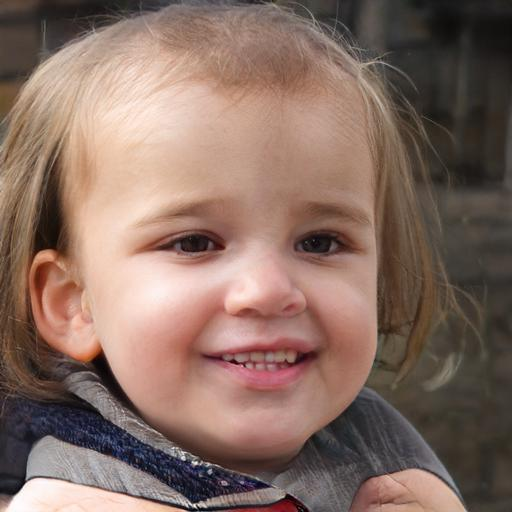
#> input picture photo/girl.jpg, 512 x 512 px, found by its file name
$ python splitmerge.py
#> lines starting #> are read from the running program, lines starting #| are printed output that depends on the picture
import cv2 as cv
import numpy as np


img =cv.imread('photo/girl.jpg')
#> img is the input picture: shape (512, 512, 3); mean B, G, R 98.6, 109.2, 134.6
cv.imshow('girl',img)

blank = np.zeros(img.shape[:2], dtype='uint8') #img.shape[:2] → (height, width)


b,g,r = cv.split(img)
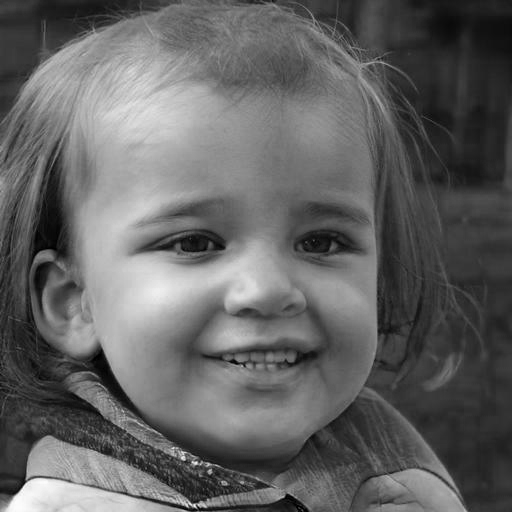
#> b: shape (512, 512); min 0, max 254, mean 98.6
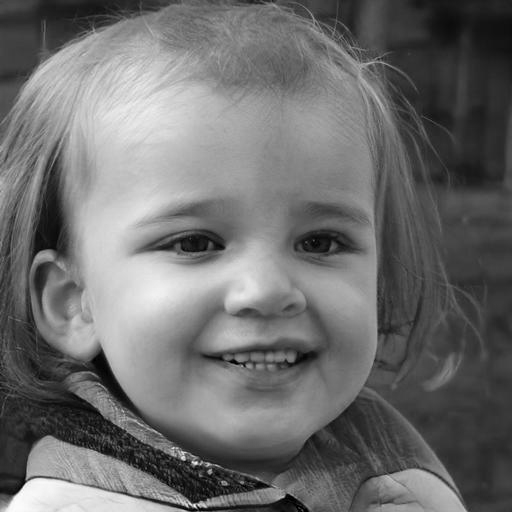
#> g: shape (512, 512); min 0, max 254, mean 109.2
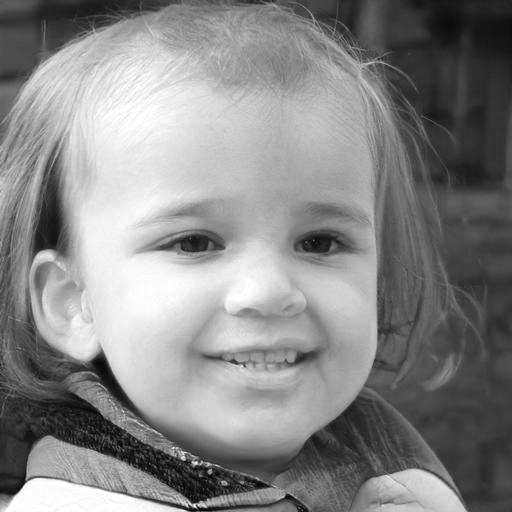
#> r: shape (512, 512); min 0, max 255, mean 134.6
#Rebuild images with ONE color channel
#cv.merge():
#Takes three single-channel images
#Combines them into a 3-channel color image
blue = cv.merge([b,blank,blank])
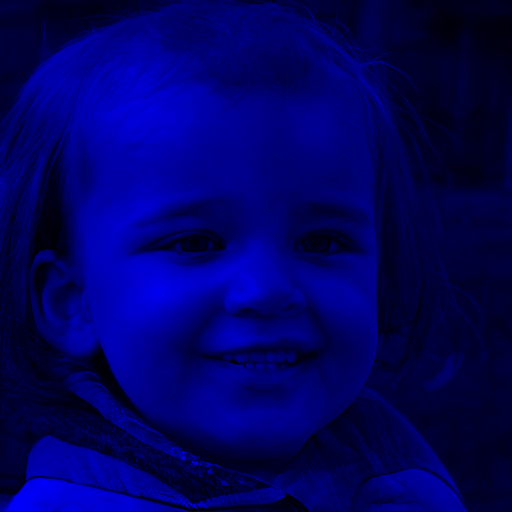
#> blue: shape (512, 512, 3); mean of channels 0, 1, 2 98.6, 0, 0; drawn as B, G, R
green = cv.merge([blank,g,blank])
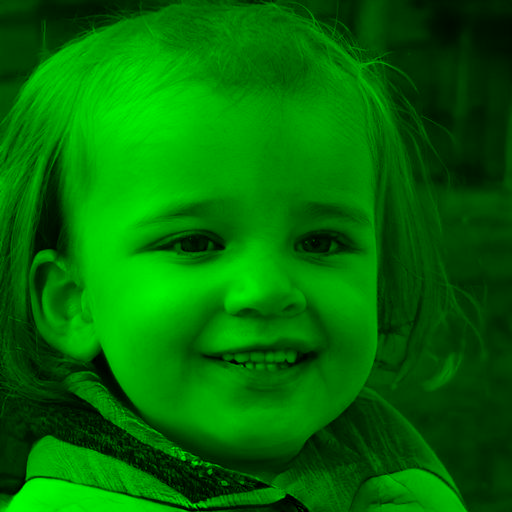
#> green: shape (512, 512, 3); mean of channels 0, 1, 2 0, 109.2, 0; drawn as B, G, R
red = cv.merge([blank,blank,r])
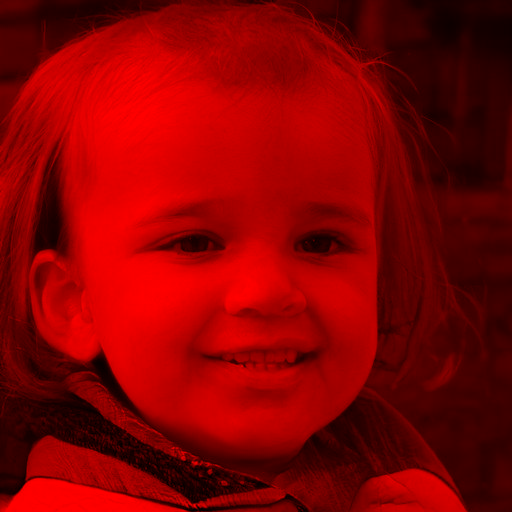
#> red: shape (512, 512, 3); mean of channels 0, 1, 2 0, 0, 134.6; drawn as B, G, R


cv.imshow('blue', blue) # display blue channel
cv.imshow('green', green)
cv.imshow('red', red)

print(img.shape) #(height, width, channels) channels =3 for BGR
#| (512, 512, 3)
print(b.shape)  # (height, width)
#| (512, 512)
print(g.shape)
#| (512, 512)
print(r.shape)
#| (512, 512)

merged = cv.merge([b,g,r])
cv.imshow('merged', merged)

cv.waitKey(0)

$ run again, with photo/1007.jpg copied over photo/girl.jpg
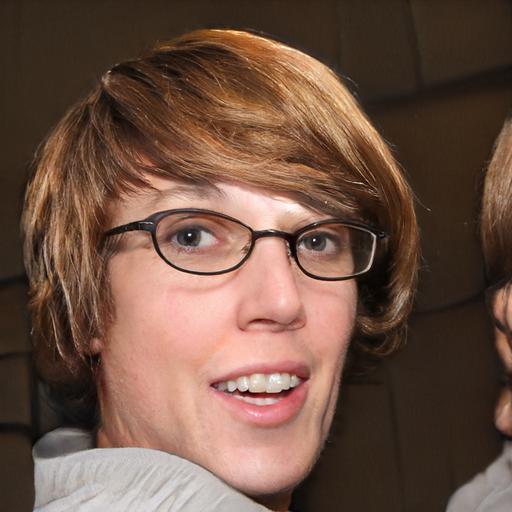
#> input picture photo/1007.jpg, 512 x 512 px, found by its file name
#> img is the input picture: shape (512, 512, 3); mean B, G, R 67.5, 81.9, 110.5
#> `green = cv.merge([blank,g,blank])`:
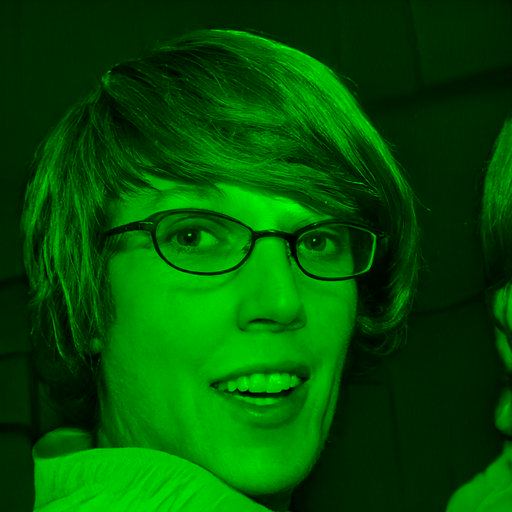
#> green: shape (512, 512, 3); mean of channels 0, 1, 2 0, 81.9, 0; drawn as B, G, R
#> `red = cv.merge([blank,blank,r])`:
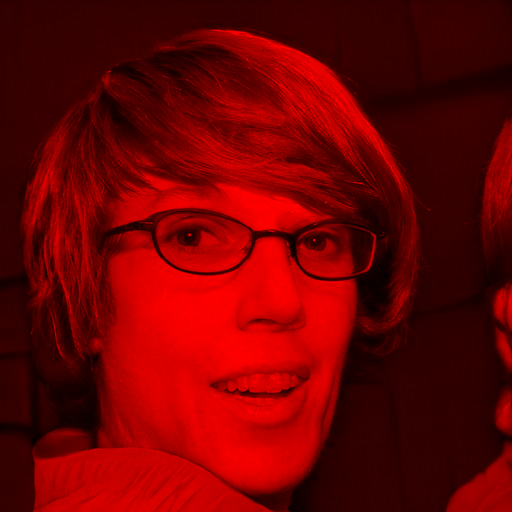
#> red: shape (512, 512, 3); mean of channels 0, 1, 2 0, 0, 110.5; drawn as B, G, R
#| (512, 512, 3)
#| (512, 512)
#| (512, 512)
#| (512, 512)

$ run again, with photo/big cat.jpg copied over photo/girl.jpg
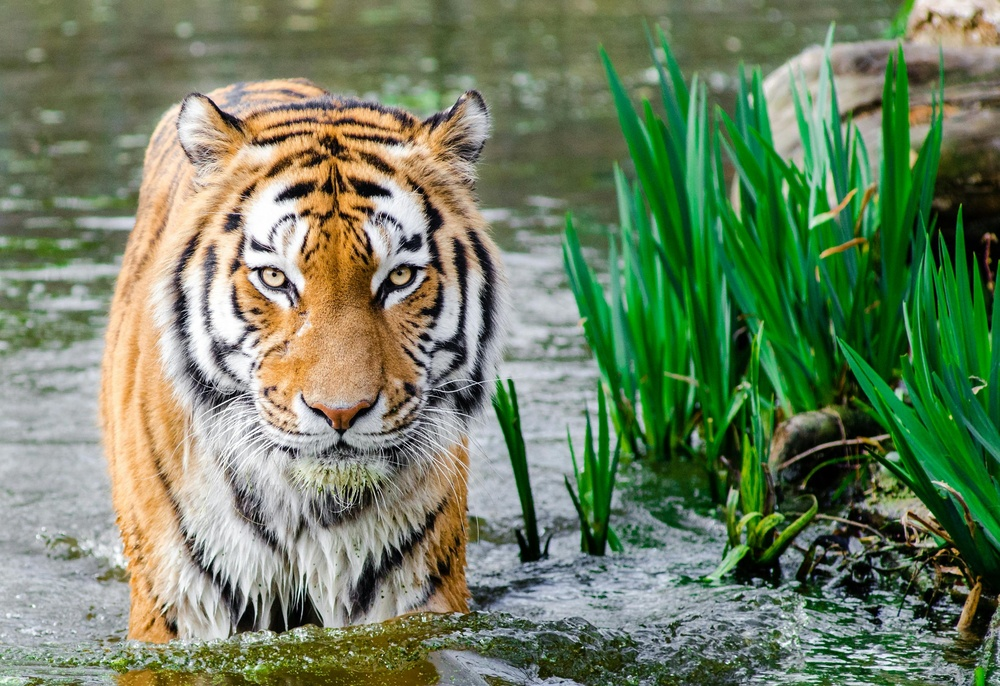
#> input picture photo/big cat.jpg, 1000 x 686 px, shrunk from 3230 x 2216 before the run, found by its file name
#> img is the input picture: shape (686, 1000, 3); mean B, G, R 97.7, 128.7, 110.9
#> `green = cv.merge([blank,g,blank])`:
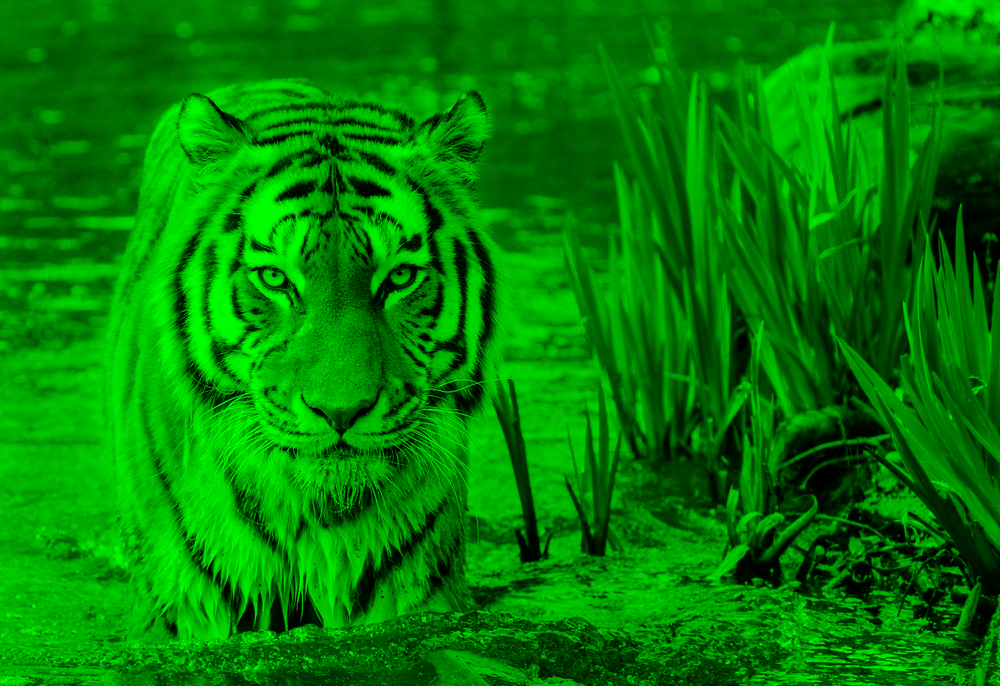
#> green: shape (686, 1000, 3); mean of channels 0, 1, 2 0, 128.7, 0; drawn as B, G, R
#> `red = cv.merge([blank,blank,r])`:
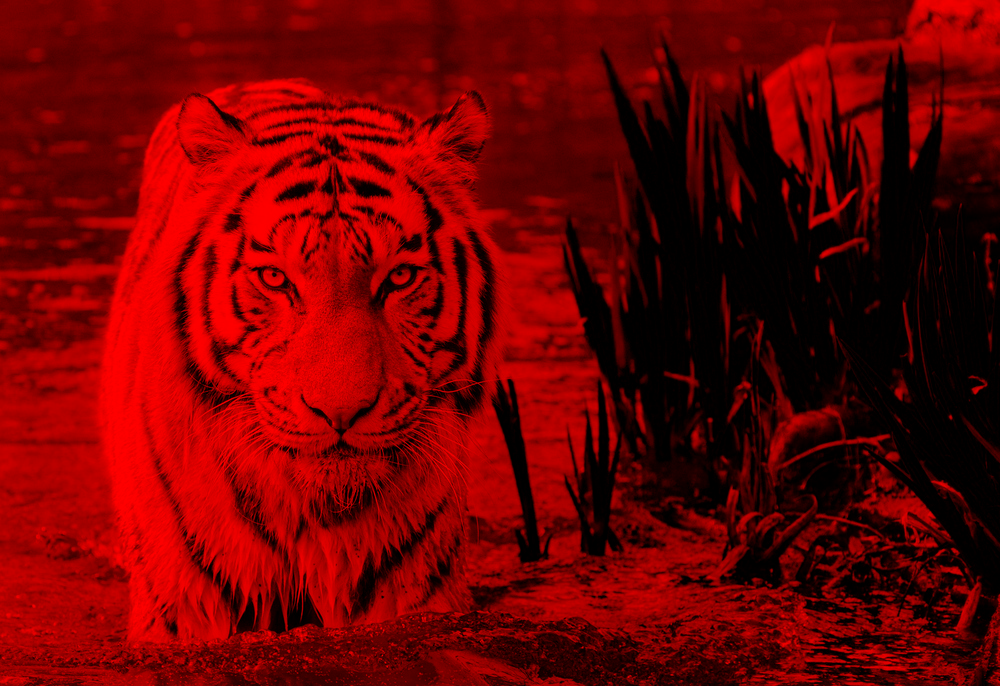
#> red: shape (686, 1000, 3); mean of channels 0, 1, 2 0, 0, 110.9; drawn as B, G, R
#| (686, 1000, 3)
#| (686, 1000)
#| (686, 1000)
#| (686, 1000)

$ run again, with photo/city.jpg copied over photo/girl.jpg
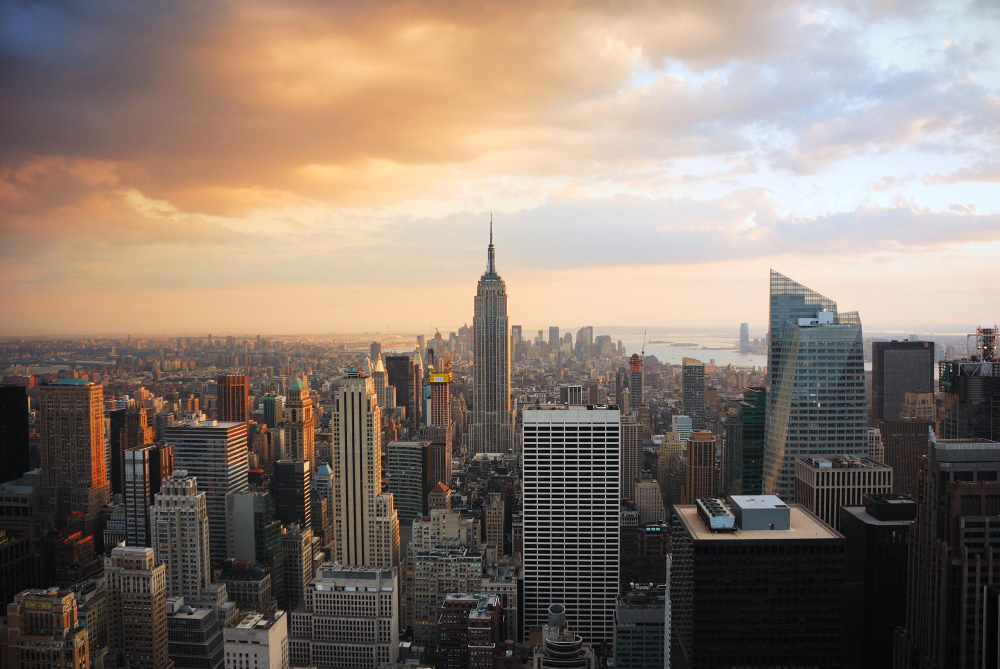
#> input picture photo/city.jpg, 1000 x 669 px, found by its file name
#> img is the input picture: shape (669, 1000, 3); mean B, G, R 112.8, 123.7, 138
#> `green = cv.merge([blank,g,blank])`:
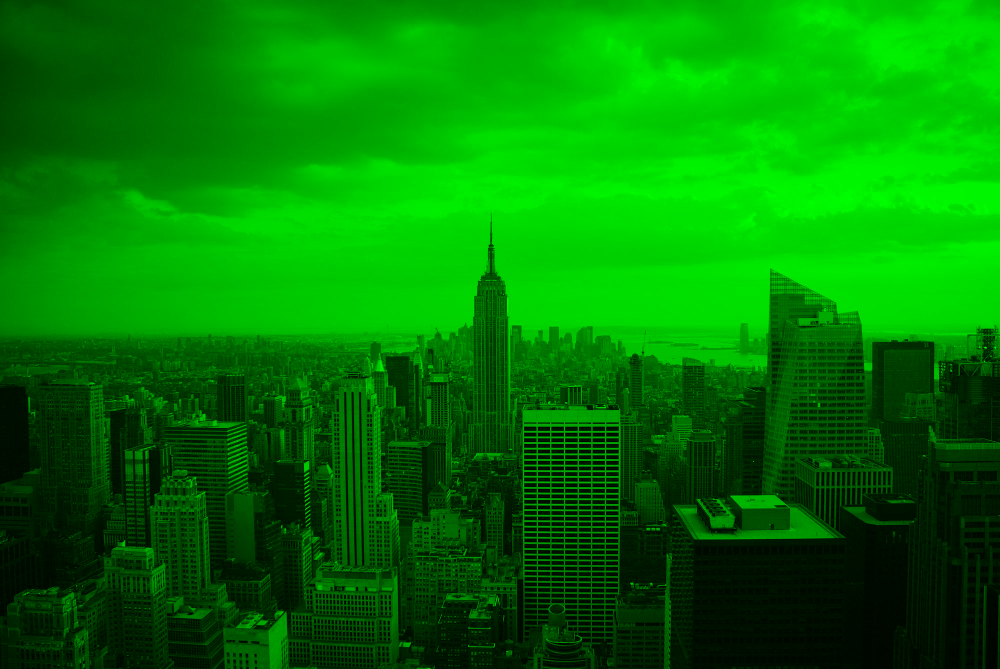
#> green: shape (669, 1000, 3); mean of channels 0, 1, 2 0, 123.7, 0; drawn as B, G, R
#> `red = cv.merge([blank,blank,r])`:
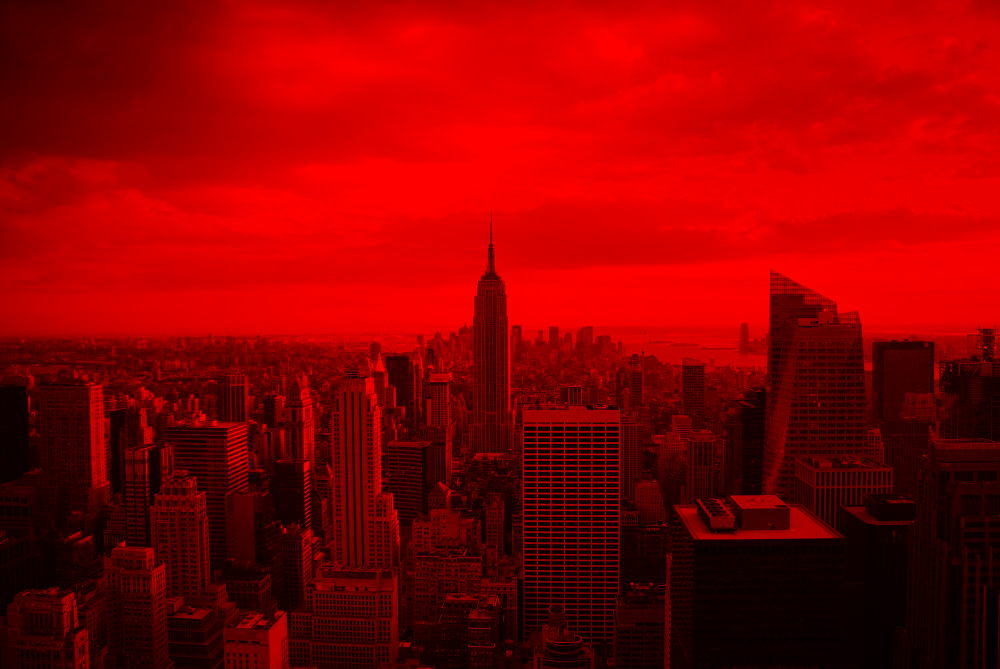
#> red: shape (669, 1000, 3); mean of channels 0, 1, 2 0, 0, 138; drawn as B, G, R
#| (669, 1000, 3)
#| (669, 1000)
#| (669, 1000)
#| (669, 1000)
